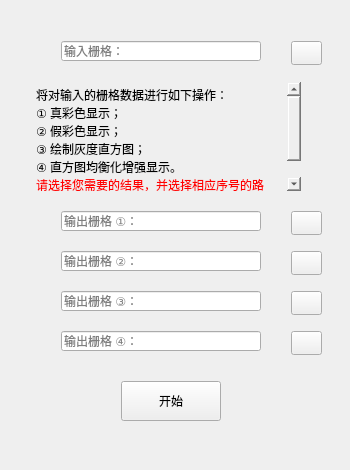
<?xml version="1.0" encoding="UTF-8"?>
<ui version="4.0">
 <class>rasterBandAnalysisClass</class>
 <widget class="QWidget" name="rasterBandAnalysisClass">
  <property name="geometry">
   <rect>
    <x>0</x>
    <y>0</y>
    <width>350</width>
    <height>470</height>
   </rect>
  </property>
  <property name="windowTitle">
   <string>ProcessRaster</string>
  </property>
  <layout class="QVBoxLayout" name="verticalLayout">
   <item>
    <widget class="QWidget" name="widget" native="true">
     <widget class="QLineEdit" name="lineEditGrid">
      <property name="geometry">
       <rect>
        <x>50</x>
        <y>30</y>
        <width>200</width>
        <height>20</height>
       </rect>
      </property>
      <property name="readOnly">
       <bool>true</bool>
      </property>
      <property name="placeholderText">
       <string>输入栅格：</string>
      </property>
     </widget>
     <widget class="QPushButton" name="openFile">
      <property name="geometry">
       <rect>
        <x>280</x>
        <y>30</y>
        <width>31</width>
        <height>24</height>
       </rect>
      </property>
      <property name="text">
       <string/>
      </property>
      <property name="icon">
       <iconset resource="login.qrc">
        <normaloff>:/login/res/openFile.png</normaloff>:/login/res/openFile.png</iconset>
      </property>
     </widget>
     <widget class="QTextEdit" name="textEdit">
      <property name="geometry">
       <rect>
        <x>20</x>
        <y>70</y>
        <width>271</width>
        <height>111</height>
       </rect>
      </property>
      <property name="styleSheet">
       <string notr="true">background-color: transparent;</string>
      </property>
      <property name="readOnly">
       <bool>true</bool>
      </property>
      <property name="html">
       <string>&lt;!DOCTYPE HTML PUBLIC &quot;-//W3C//DTD HTML 4.0//EN&quot; &quot;http://www.w3.org/TR/REC-html40/strict.dtd&quot;&gt;
&lt;html&gt;&lt;head&gt;&lt;meta name=&quot;qrichtext&quot; content=&quot;1&quot; /&gt;&lt;meta charset=&quot;utf-8&quot; /&gt;&lt;style type=&quot;text/css&quot;&gt;
p, li { white-space: pre-wrap; }
hr { height: 1px; border-width: 0; }
li.unchecked::marker { content: &quot;\2610&quot;; }
li.checked::marker { content: &quot;\2612&quot;; }
&lt;/style&gt;&lt;/head&gt;&lt;body style=&quot; font-family:'Microsoft YaHei UI'; font-size:9pt; font-weight:400; font-style:normal;&quot;&gt;
&lt;p style=&quot; margin-top:0px; margin-bottom:0px; margin-left:0px; margin-right:0px; -qt-block-indent:0; text-indent:0px;&quot;&gt;将对输入的栅格数据进行如下操作：&lt;/p&gt;
&lt;p style=&quot; margin-top:0px; margin-bottom:0px; margin-left:0px; margin-right:0px; -qt-block-indent:0; text-indent:0px;&quot;&gt;① 真彩色显示；&lt;/p&gt;
&lt;p style=&quot; margin-top:0px; margin-bottom:0px; margin-left:0px; margin-right:0px; -qt-block-indent:0; text-indent:0px;&quot;&gt;② 假彩色显示；&lt;/p&gt;
&lt;p style=&quot; margin-top:0px; margin-bottom:0px; margin-left:0px; margin-right:0px; -qt-block-indent:0; text-indent:0px;&quot;&gt;③ 绘制灰度直方图；&lt;/p&gt;
&lt;p style=&quot; margin-top:0px; margin-bottom:0px; margin-left:0px; margin-right:0px; -qt-block-indent:0; text-indent:0px;&quot;&gt;④ 直方图均衡化增强显示。&lt;/p&gt;
&lt;p style=&quot; margin-top:0px; margin-bottom:0px; margin-left:0px; margin-right:0px; -qt-block-indent:0; text-indent:0px;&quot;&gt;&lt;span style=&quot; color:#ff0000;&quot;&gt;请选择您需要的结果，并选择相应序号的路径。&lt;/span&gt;&lt;/p&gt;&lt;/body&gt;&lt;/html&gt;</string>
      </property>
     </widget>
     <widget class="QPushButton" name="begin">
      <property name="geometry">
       <rect>
        <x>110</x>
        <y>370</y>
        <width>100</width>
        <height>40</height>
       </rect>
      </property>
      <property name="text">
       <string>开始</string>
      </property>
     </widget>
     <widget class="QLineEdit" name="lineEditOutputRaster1">
      <property name="geometry">
       <rect>
        <x>50</x>
        <y>200</y>
        <width>200</width>
        <height>20</height>
       </rect>
      </property>
      <property name="readOnly">
       <bool>true</bool>
      </property>
      <property name="placeholderText">
       <string>输出栅格 ①：</string>
      </property>
     </widget>
     <widget class="QLineEdit" name="lineEditOutputRaster2">
      <property name="geometry">
       <rect>
        <x>50</x>
        <y>240</y>
        <width>200</width>
        <height>20</height>
       </rect>
      </property>
      <property name="readOnly">
       <bool>true</bool>
      </property>
      <property name="placeholderText">
       <string>输出栅格 ②：</string>
      </property>
     </widget>
     <widget class="QLineEdit" name="lineEditOutputRaster3">
      <property name="geometry">
       <rect>
        <x>50</x>
        <y>280</y>
        <width>200</width>
        <height>20</height>
       </rect>
      </property>
      <property name="readOnly">
       <bool>true</bool>
      </property>
      <property name="placeholderText">
       <string>输出栅格 ③：</string>
      </property>
     </widget>
     <widget class="QPushButton" name="outputRasterButton1">
      <property name="geometry">
       <rect>
        <x>280</x>
        <y>200</y>
        <width>31</width>
        <height>24</height>
       </rect>
      </property>
      <property name="text">
       <string/>
      </property>
      <property name="icon">
       <iconset resource="login.qrc">
        <normaloff>:/login/res/saveFile.png</normaloff>:/login/res/saveFile.png</iconset>
      </property>
     </widget>
     <widget class="QPushButton" name="outputRasterButton2">
      <property name="geometry">
       <rect>
        <x>280</x>
        <y>240</y>
        <width>31</width>
        <height>24</height>
       </rect>
      </property>
      <property name="text">
       <string/>
      </property>
      <property name="icon">
       <iconset resource="login.qrc">
        <normaloff>:/login/res/saveFile.png</normaloff>:/login/res/saveFile.png</iconset>
      </property>
     </widget>
     <widget class="QPushButton" name="outputRasterButton3">
      <property name="geometry">
       <rect>
        <x>280</x>
        <y>280</y>
        <width>31</width>
        <height>24</height>
       </rect>
      </property>
      <property name="text">
       <string/>
      </property>
      <property name="icon">
       <iconset resource="login.qrc">
        <normaloff>:/login/res/saveFile.png</normaloff>:/login/res/saveFile.png</iconset>
      </property>
     </widget>
     <widget class="QLineEdit" name="lineEditOutputRaster4">
      <property name="geometry">
       <rect>
        <x>50</x>
        <y>320</y>
        <width>200</width>
        <height>20</height>
       </rect>
      </property>
      <property name="readOnly">
       <bool>true</bool>
      </property>
      <property name="placeholderText">
       <string>输出栅格 ④：</string>
      </property>
     </widget>
     <widget class="QPushButton" name="outputRasterButton4">
      <property name="geometry">
       <rect>
        <x>280</x>
        <y>320</y>
        <width>31</width>
        <height>24</height>
       </rect>
      </property>
      <property name="text">
       <string/>
      </property>
      <property name="icon">
       <iconset resource="login.qrc">
        <normaloff>:/login/res/saveFile.png</normaloff>:/login/res/saveFile.png</iconset>
      </property>
     </widget>
    </widget>
   </item>
  </layout>
 </widget>
 <layoutdefault spacing="6" margin="11"/>
 <resources>
  <include location="login.qrc"/>
 </resources>
 <connections/>
</ui>
